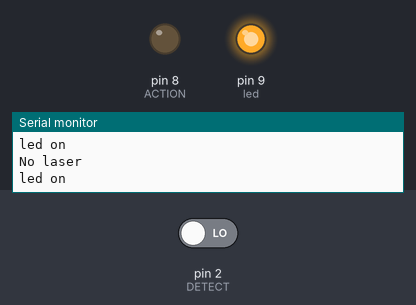
The sketch below on a simulated Arduino Uno, built with avr-gcc and run on an emulated ATmega328P. On the bench: output pins drawn as LEDs (lit = HIGH), the last lines printed to the serial monitor. Inputs (shaded band) come from the test bench; at power-on: pin 2 (DETECT) LOW.

Above: at 1.2 s.
1.3 s: pin 2 (DETECT) driven HIGH
At 1.9 s:
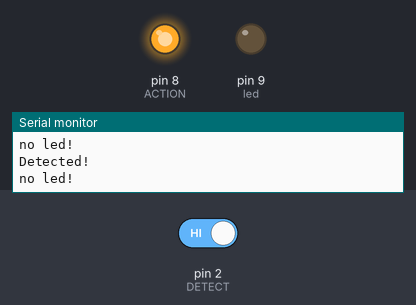
2.9 s: pin 2 (DETECT) driven LOW
At 4.4 s:
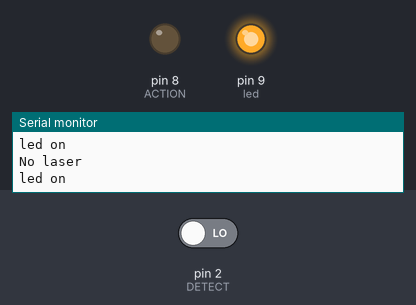
Timing chart, 0 to 5.9 s (numbered marks = the images above; inputs shaded):
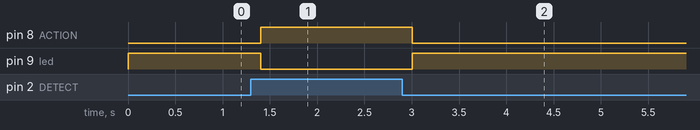

Measured:
- after the input at 1.3 s, pin 8 (ACTION): LOW → HIGH after 0.10 s; pin 9 (led): HIGH → LOW after 0.10 s
- after the input at 2.9 s, pin 8 (ACTION): HIGH → LOW after 0.10 s; pin 9 (led): LOW → HIGH after 0.10 s

The sketch:

laser.ino
```cpp
#define DETECT 2 // pin 2 for  sensor
#define ACTION 8 // pin connected aan led strip(sterren)
#define led 9 // pin connected aan lamp(zon)

void setup() {
  Serial.begin(9600);

  pinMode(DETECT, INPUT);//define detect input pin
  pinMode(ACTION, OUTPUT);//define ACTION output pin
  pinMode(led, OUTPUT);//define ACTION output led 

} void loop() {   int detected = digitalRead(DETECT);// read Laser sensor
  if( detected == HIGH)
  {
    digitalWrite(ACTION,HIGH);// set the zon ON
    Serial.println("Detected!");   }
  else{

    digitalWrite(ACTION,LOW); // Set the zon OFF
    Serial.println("No laser");   }    
   if( detected == HIGH)
  {
    digitalWrite(led,LOW);// set the sterren ON
    Serial.println("no led!"); }
  else{
    digitalWrite(led,HIGH); // Set the sterren OFF
    Serial.println("led on");
  }
  delay(200);
}
```
